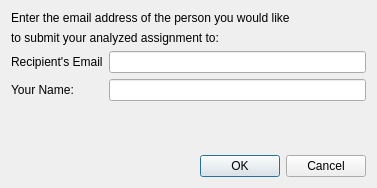
<?xml version="1.0" encoding="UTF-8"?>
<ui version="4.0">
 <class>AnalyzAndEmail</class>
 <widget class="QDialog" name="AnalyzAndEmail">
  <property name="geometry">
   <rect>
    <x>0</x>
    <y>0</y>
    <width>377</width>
    <height>188</height>
   </rect>
  </property>
  <property name="windowTitle">
   <string>Analyze And Email</string>
  </property>
  <layout class="QVBoxLayout" name="verticalLayout">
   <item>
    <widget class="QLabel" name="label">
     <property name="text">
      <string>Enter the email address of the person you would like</string>
     </property>
    </widget>
   </item>
   <item>
    <widget class="QLabel" name="label_2">
     <property name="text">
      <string>to submit your analyzed assignment to:</string>
     </property>
    </widget>
   </item>
   <item>
    <layout class="QGridLayout" name="gridLayout">
     <item row="0" column="1">
      <widget class="QLineEdit" name="emailAddress">
       <property name="text">
        <string/>
       </property>
      </widget>
     </item>
     <item row="1" column="1">
      <widget class="QLineEdit" name="studentName">
       <property name="text">
        <string/>
       </property>
      </widget>
     </item>
     <item row="1" column="0">
      <widget class="QLabel" name="label_3">
       <property name="text">
        <string>Your Name:</string>
       </property>
      </widget>
     </item>
     <item row="0" column="0">
      <widget class="QLabel" name="label_4">
       <property name="text">
        <string>Recipient's Email</string>
       </property>
      </widget>
     </item>
    </layout>
   </item>
   <item>
    <spacer name="verticalSpacer">
     <property name="orientation">
      <enum>Qt::Vertical</enum>
     </property>
     <property name="sizeHint" stdset="0">
      <size>
       <width>20</width>
       <height>40</height>
      </size>
     </property>
    </spacer>
   </item>
   <item>
    <widget class="QDialogButtonBox" name="buttonBox">
     <property name="orientation">
      <enum>Qt::Horizontal</enum>
     </property>
     <property name="standardButtons">
      <set>QDialogButtonBox::Cancel|QDialogButtonBox::Ok</set>
     </property>
    </widget>
   </item>
  </layout>
 </widget>
 <resources/>
 <connections>
  <connection>
   <sender>buttonBox</sender>
   <signal>accepted()</signal>
   <receiver>AnalyzAndEmail</receiver>
   <slot>accept()</slot>
   <hints>
    <hint type="sourcelabel">
     <x>248</x>
     <y>254</y>
    </hint>
    <hint type="destinationlabel">
     <x>157</x>
     <y>274</y>
    </hint>
   </hints>
  </connection>
  <connection>
   <sender>buttonBox</sender>
   <signal>rejected()</signal>
   <receiver>AnalyzAndEmail</receiver>
   <slot>reject()</slot>
   <hints>
    <hint type="sourcelabel">
     <x>316</x>
     <y>260</y>
    </hint>
    <hint type="destinationlabel">
     <x>286</x>
     <y>274</y>
    </hint>
   </hints>
  </connection>
 </connections>
</ui>
